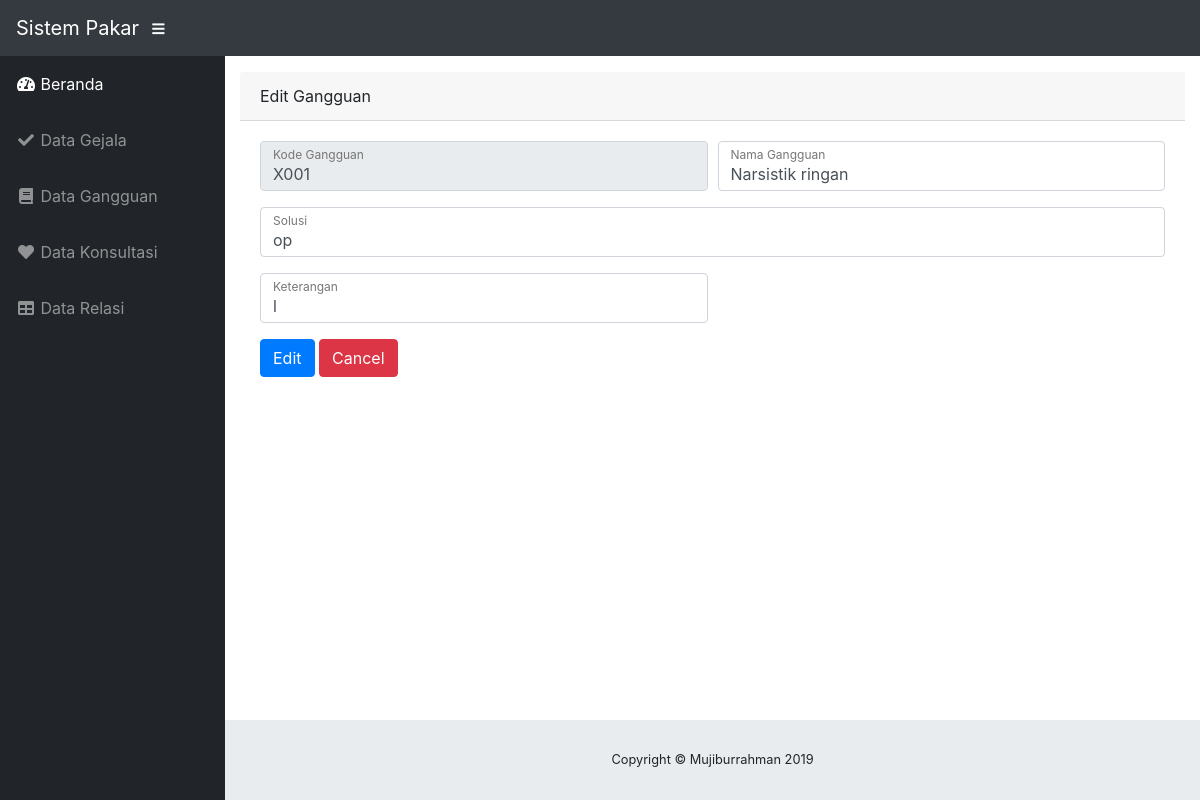
Screenshot of /index_admin.php?halaman=data_gangguan&action=edit_gangguan&kode_gangguan=X001 with the database file from the repository.
### tables this page shows
CREATE TABLE `diagnosa` (
  `kode_gangguan` varchar(100) NOT NULL,
  `nama_gangguan` varchar(50) NOT NULL,
  `solusi` varchar(100) NOT NULL,
  `ket` varchar(100) NOT NULL
);

### admin/gangguan/edit_gangguan.php (the view, shortened to what this page needs)
 <?php
  include("config/koneksi.php");
  $id = $_GET['kode_gangguan'];
  $sql    = $koneksi->query("select * from diagnosa where kode_gangguan='$id'");
  $tampil   = $sql->fetch_assoc();
?>
 <div class="card-header">Edit Gangguan</div>
      <div class="card-body">
        <form class="" role="form" method="POST" onsubmit="return cekform();" enctype="multipart/form-data">
          <div class="form-group">
            <div class="form-row">
              <div class="col-md-6">
                <div class="form-label-group">
                  <input type="text" id="kode_gangguan" name="kode_gangguan" class="form-control" value="<?php echo $tampil['kode_gangguan'];?>" readonly required="required" autofocus="autofocus">
                  <label for="kode_gangguan">Kode Gangguan</label>
                </div>
              </div>
              <div class="col-md-6">
                <div class="form-label-group">
                  <input type="text" id="nama_gangguan" value="<?php echo $tampil['nama_gangguan'];?>" name="nama_gangguan" class="form-control" placeholder="Nama Gangguan" required="required">
                  <label for="nama_gangguan">Nama Gangguan</label>
                </div>
              </div>
            </div>
          </div>
          <div class="form-group">
            <div class="form-label-group">
              <input type="text" id="solusi" name="solusi" value="<?php echo $tampil['solusi'];?>" class="form-control" placeholder="Solusi" required="required">
              <label for="solusi">Solusi</label>
            </div>
          </div>
          <div class="form-group">
            <div class="form-row">
              <div class="col-md-6">
                <div class="form-label-group">
                  <input type="text" id="keterangan" name="keterangan" value="<?php echo $tampil['ket'];?>" class="form-control" placeholder="Keterangan" required="required">
                  <label for="keterangan">Keterangan</label>
                </div>
              </div>
            </div>
          </div>
          <div class="form-group">
            <div class="form-row">
                <div class="form-group">
                 <input type="submit" name="edit" value="Edit" class="btn btn-primary btn-small" style="margin-left: 5px">
                  <a class="btn btn-danger" href="?halaman=data_gangguan&action=tambah_gangguan" data-toggle ="modal">Cancel</a>
                </div>
            </div>
          </div>
        </form>
      </div>

### rows the page displays
diagnosa: kode_gangguan "X001", nama_gangguan "Narsistik ringan", solusi "op", keterangan "l"
